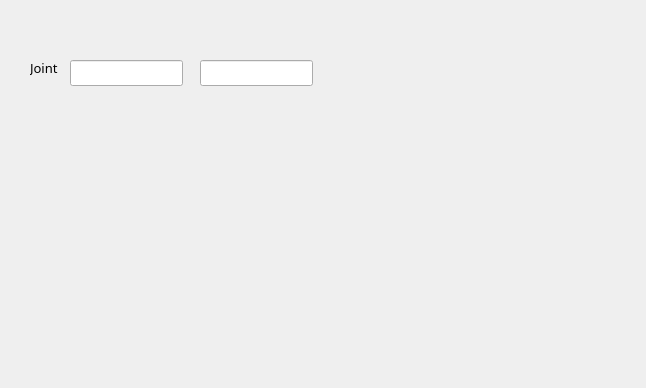
<?xml version="1.0" encoding="UTF-8"?>
<ui version="4.0">
 <class>JointState</class>
 <widget class="QWidget" name="JointState">
  <property name="geometry">
   <rect>
    <x>0</x>
    <y>0</y>
    <width>646</width>
    <height>388</height>
   </rect>
  </property>
  <property name="font">
   <font>
    <family>Sans Serif</family>
    <pointsize>8</pointsize>
   </font>
  </property>
  <property name="windowTitle">
   <string>Joint State</string>
  </property>
  <widget class="QLabel" name="lblName">
   <property name="geometry">
    <rect>
     <x>30</x>
     <y>60</y>
     <width>41</width>
     <height>16</height>
    </rect>
   </property>
   <property name="font">
    <font>
     <family>Sans Serif</family>
     <pointsize>10</pointsize>
    </font>
   </property>
   <property name="text">
    <string>Joint</string>
   </property>
  </widget>
  <widget class="QLineEdit" name="position">
   <property name="geometry">
    <rect>
     <x>70</x>
     <y>60</y>
     <width>113</width>
     <height>26</height>
    </rect>
   </property>
   <property name="mouseTracking">
    <bool>true</bool>
   </property>
   <property name="alignment">
    <set>Qt::AlignRight|Qt::AlignTrailing|Qt::AlignVCenter</set>
   </property>
   <property name="readOnly">
    <bool>true</bool>
   </property>
  </widget>
  <widget class="QLineEdit" name="velocity">
   <property name="geometry">
    <rect>
     <x>200</x>
     <y>60</y>
     <width>113</width>
     <height>26</height>
    </rect>
   </property>
   <property name="mouseTracking">
    <bool>true</bool>
   </property>
   <property name="alignment">
    <set>Qt::AlignRight|Qt::AlignTrailing|Qt::AlignVCenter</set>
   </property>
   <property name="readOnly">
    <bool>true</bool>
   </property>
  </widget>
 </widget>
 <resources/>
 <connections/>
</ui>
